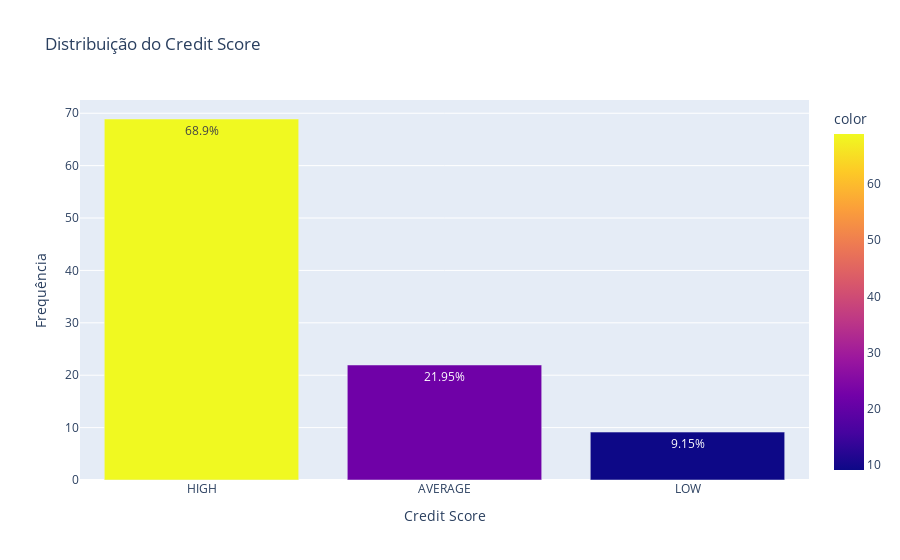

Notebook cell for this chart:
### Code cell
# Criar o gráfico de barras
fig = px.bar(
    x=porcentagem.index,           # Valores únicos do Credit Score
    y=porcentagem.values,          # Frequências
    title='Distribuição do Credit Score',
    labels={'x': 'Credit Score', 'y': 'Frequência'},
    text=porcentagem.round(2),   # Texto com porcentagem
    color=porcentagem.values,        # Cor das barras baseada na frequência

)

# Formatando o texto das barras
fig.update_traces(
    texttemplate='%{text}%',    # Adiciona o símbolo %
    textposition='inside'      # Coloca o texto dentro das barras
)

# Ajustes finais no layout
fig.update_layout(
    showlegend=False,
    yaxis_title="Frequência",
    xaxis_title="Credit Score"
)

fig.show()

### Figure 1 — Plotly figure (JSON) as saved in the notebook; plotly's stock layout.template omitted (floating-point values rounded to 4 significant figures)
{"data": [{"hovertemplate": "Credit Score=%{x}<br>Frequência=%{y}<br>text=%{text}<br>color=%{marker.color}<extra></extra>", "legendgroup": "", "marker": {"color": [68.9, 21.95, 9.146], "coloraxis": "coloraxis", "pattern": {"shape": ""}}, "name": "", "orientation": "v", "showlegend": false, "text": [68.9, 21.95, 9.15], "textposition": "inside", "texttemplate": "%{text}%", "type": "bar", "x": ["HIGH", "AVERAGE", "LOW"], "xaxis": "x", "y": [68.9, 21.95, 9.146], "yaxis": "y"}], "layout": {"barmode": "relative", "coloraxis": {"colorbar": {"title": {"text": "color"}}, "colorscale": [[0, "#0d0887"], [0.1111, "#46039f"], [0.2222, "#7201a8"], [0.3333, "#9c179e"], [0.4444, "#bd3786"], [0.5556, "#d8576b"], [0.6667, "#ed7953"], [0.7778, "#fb9f3a"], [0.8889, "#fdca26"], [1, "#f0f921"]]}, "legend": {"tracegroupgap": 0}, "showlegend": false, "title": {"text": "Distribuição do Credit Score"}, "xaxis": {"anchor": "y", "domain": [0, 1], "title": {"text": "Credit Score"}}, "yaxis": {"anchor": "x", "domain": [0, 1], "title": {"text": "Frequência"}}}}
